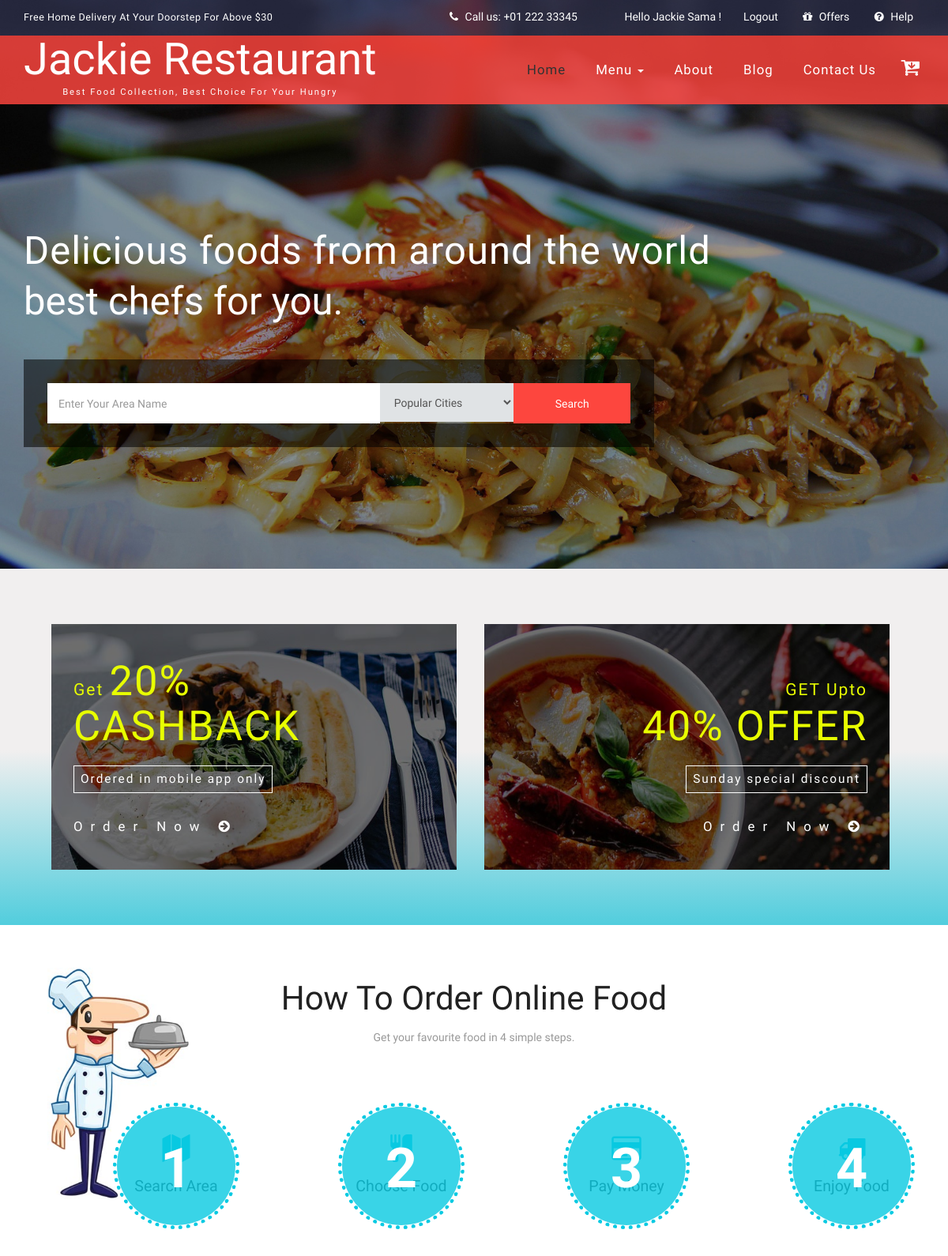
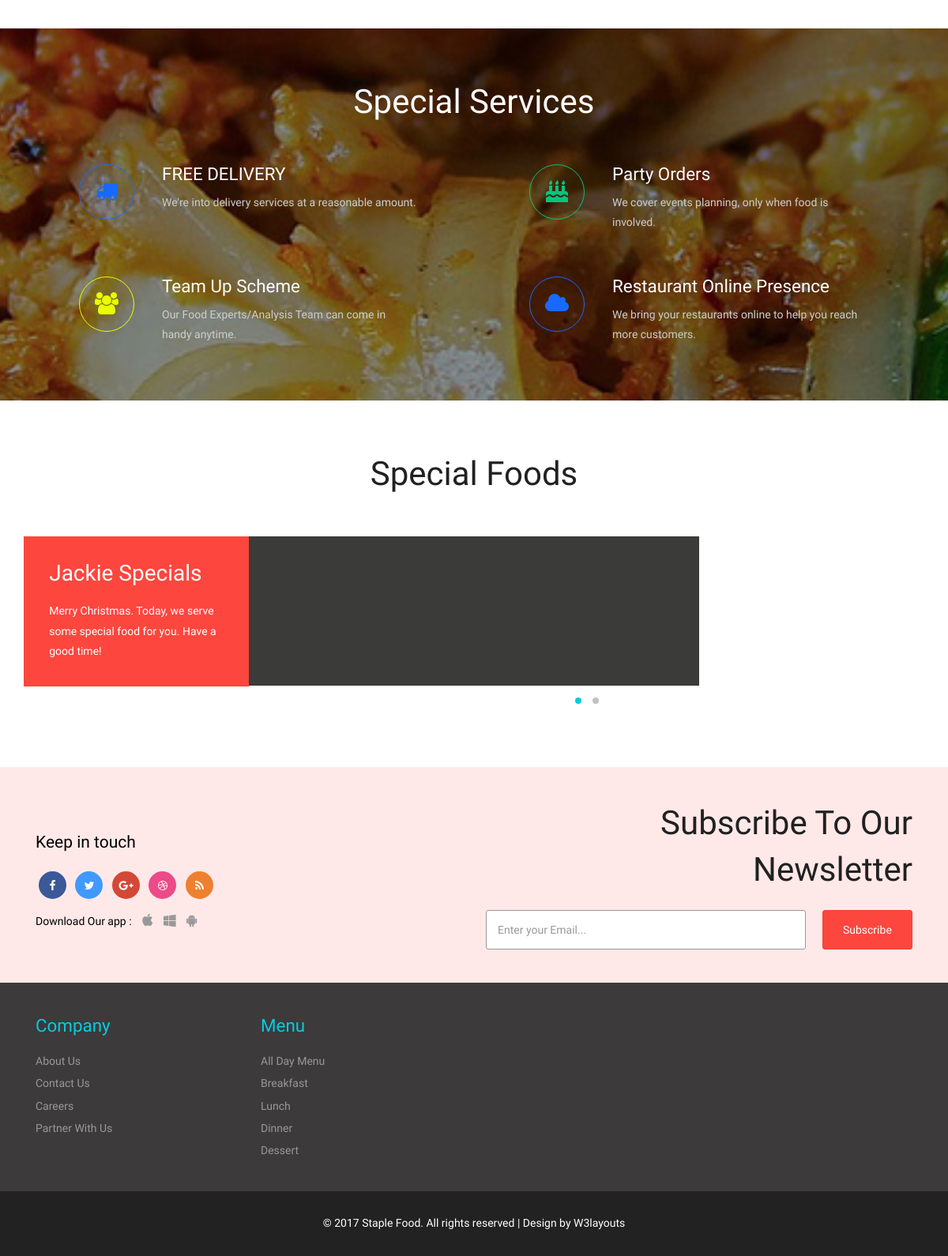
/ (signed in), run on the app's committed database (2 pictures, top to bottom).
### tables this page shows
CREATE TABLE `products` (
  `id` int(11) NOT NULL,
  `product_name` varchar(50) NOT NULL,
  `product_code` varchar(10) NOT NULL,
  `description` text NOT NULL,
  `image` varchar(50) NOT NULL,
  `cost` varchar(10) NOT NULL,
  `category_id` int(11) NOT NULL
);

CREATE TABLE `categories` (
  `id` int(11) NOT NULL,
  `name` varchar(50) NOT NULL
);

### index.php (the view, shortened to what this page needs)
<!DOCTYPE html>
<html lang="en">
<head>
<link href="css/bootstrap.css" type="text/css" rel="stylesheet" media="all">
<link href="css/style.css" type="text/css" rel="stylesheet" media="all">
<link href="css/font-awesome.css" rel="stylesheet">
<link rel="stylesheet" href="css/owl.carousel.css" type="text/css" media="all"/>
</head>
<body>
	<div class="banner">
		<div class="header">
			<div class="w3ls-header">
				<div class="container">
					<div class="w3ls-header-left">
						<p>Free home delivery at your doorstep For Above $30</p>
					</div>
					<div class="w3ls-header-right">
						<ul>
							<li class="head-dpdn">
								<i class="fa fa-phone" aria-hidden="true"></i> Call us: +01 222 33345
							</li>
							<li class="head-dpdn">
								<?php
   									if( (!( isset( $_SESSION['login_status']))) || ($_SESSION['login_status'] != "ready")) {
								        echo '<a href="loginadm.php"><i class="fa fa-sign-in" aria-hidden="true"></i> Login</a>';
								        echo '</li>';
								        echo '<li class="head-dpdn">';
								        echo '<a href="register.php"><i class="fa fa-user-plus" aria-hidden="true"></i> Signup</a>';
								    }
								    else{
								    	echo "<li>Hello ".$_SESSION["name"]." !</li>";
								        echo '<li><a href="logout.php">Logout</a></li>';
								    }
								?>
							</li>
							<li class="head-dpdn">
								<a href="offers.php"><i class="fa fa-gift" aria-hidden="true"></i> Offers</a>
							</li>
							<li class="head-dpdn">
								<a href="help.php"><i class="fa fa-question-circle" aria-hidden="true"></i> Help</a>
							</li>
						</ul>
					</div>
					<div class="clearfix"> </div>
				</div>
			</div>
			<div class="navigation agiletop-nav">
				<div class="container">
					<nav class="navbar navbar-default">
						<div class="navbar-header w3l_logo">
							<h1><a href="index.php">Jackie Restaurant<span>Best Food Collection, Best Choice For Your Hungry</span></a></h1>
						</div>
						<div class="collapse navbar-collapse" id="bs-megadropdown-tabs">
							<ul class="nav navbar-nav navbar-right">
								<li><a href="index.php" class="active">Home</a></li>
								<li class="dropdown">
									<a href="#" class="dropdown-toggle" data-toggle="dropdown">Menu <b class="caret"></b></a>
								</li>
								<li><a href="about.php">About</a></li>
								<li><a href="blog.php">Blog</a></li>
								<li><a href="contact.php">Contact Us</a></li>
							</ul>
						</div>
						<div class="cart cart box_1">
							<form action="#" method="post" class="last">
								<button class="w3view-cart" type="submit" name="submit" value=""><i class="fa fa-cart-arrow-down" aria-hidden="true"></i></button>
							</form>
						</div>
					</nav>
				</div>
			</div>
		</div>
		<div class="banner-text">
			<div class="container">
				<h2>Delicious foods from around the world <br> <span>Best Chefs For you.</span></h2>
				<div class="agileits_search">
					<form action="#" method="post">
						<input name="Search" type="text" placeholder="Enter Your Area Name" required="">
						<select id="agileinfo_search" name="agileinfo_search" required="">
							<option value="">Popular Cities</option>
						</select>
						<input type="submit" value="Search">
					</form>
				</div>
			</div>
		</div>
	</div>
	<div class="add-products">
		<div class="container">
			<div class="add-products-row">
				<div class="w3ls-add-grids">
					<a href="menu.php">
						<h4>Get <span>20%<br>Cashback</span></h4>
						<h5>Ordered in mobile app only </h5>
						<h6>Order Now <i class="fa fa-arrow-circle-right" aria-hidden="true"></i></h6>
					</a>
				</div>
				<div class="w3ls-add-grids w3ls-add-grids-right">
					<a href="menu.php">
						<h4>GET Upto<span><br>40% Offer</span></h4>
						<h5>Sunday special discount</h5>
						<h6>Order Now <i class="fa fa-arrow-circle-right" aria-hidden="true"></i></h6>
					</a>
				</div>
				<div class="clearfix"> </div>
			</div>
		</div>
	</div>
	<div class="wthree-order">
		<img src="images/i2.jpg" class="w3order-img" alt=""/>
		<div class="container">
			<h3 class="w3ls-title">How To Order Online Food</h3>
			<p class="w3lsorder-text">Get your favourite food in 4 simple steps.</p>
			<div class="order-agileinfo">
				<div class="col-md-3 col-sm-3 col-xs-6 order-w3lsgrids">
					<div class="order-w3text">
						<i class="fa fa-map" aria-hidden="true"></i>
						<h5>Search Area</h5>
						<span>1</span>
					</div>
				</div>
				<div class="col-md-3 col-sm-3 col-xs-6 order-w3lsgrids">
					<div class="order-w3text">
						<i class="fa fa-cutlery" aria-hidden="true"></i>
						<h5>Choose Food</h5>
						<span>2</span>
					</div>
				</div>
				<div class="col-md-3 col-sm-3 col-xs-6 order-w3lsgrids">
					<div class="order-w3text">
						<i class="fa fa-credit-card" aria-hidden="true"></i>
						<h5>Pay Money</h5>
						<span>3</span>
					</div>
				</div>
				<div class="col-md-3 col-sm-3 col-xs-6 order-w3lsgrids">
					<div class="order-w3text">
						<i class="fa fa-truck" aria-hidden="true"></i>
						<h5>Enjoy Food</h5>
						<span>4</span>
					</div>
				</div>
				<div class="clearfix"> </div>
			</div>
		</div>
	</div>
	<div class="w3agile-deals">
		<div class="container">
			<h3 class="w3ls-title">Special Services</h3>
			<div class="dealsrow">
				<div class="col-md-6 col-sm-6 deals-grids">
					<div class="deals-left">
						<i class="fa fa-truck" aria-hidden="true"></i>
					</div>
					<div class="deals-right">
						<h4>FREE DELIVERY</h4>
						<p>We're into delivery services at a reasonable amount.</p>
					</div>
					<div class="clearfix"> </div>
				</div>
				<div class="col-md-6 col-sm-6 deals-grids">
					<div class="deals-left">
						<i class="fa fa-birthday-cake" aria-hidden="true"></i>
					</div>
					<div class="deals-right">
						<h4>Party Orders</h4>
						<p>We cover events planning, only when food is involved.</p>
					</div>
					<div class="clearfix"> </div>
				</div>
				<div class="col-md-6 col-sm-6 deals-grids">
					<div class="deals-left">
						<i class="fa fa-users" aria-hidden="true"></i>
					</div>
					<div class="deals-right">
						<h4>Team up Scheme</h4>
						<p>Our Food Experts/Analysis Team can come in handy anytime.</p>
					</div>
					<div class="clearfix"> </div>
				</div>
				<div class="col-md-6 col-sm-6 deals-grids">
					<div class="deals-left">
						<i class="fa fa-cloud" aria-hidden="true"></i>
					</div>
					<div class="deals-right">
						<h4>Restaurant Online Presence</h4>
						<p>We bring your restaurants online to help you reach more customers.</p>
					</div>
					<div class="clearfix"> </div>
				</div>
				<div class="clearfix"> </div>
			</div>
		</div>
	</div>
	<div class="w3agile-spldishes">
		<div class="container">
			<h3 class="w3ls-title">Special Foods</h3>
			<div class="spldishes-agileinfo">
				<div class="col-md-3 spldishes-w3left">
					<h5 class="w3ltitle">Jackie Specials</h5>
					<p>Merry Christmas. Today, we serve some special food for you. Have a good time! </p>
				</div>
				<div class="col-md-9 spldishes-grids">
					<div id="owl-demo" class="owl-carousel text-center agileinfo-gallery-row">
						<?php
						require 'database-config.php';
						$sql = "SELECT products.id, product_name, product_code, description, categories.name as category, cost, image from products, categories WHERE products.category_id = categories.id ORDER BY RAND() LIMIT 5";
						$result = mysqli_query($conn, $sql);
					    if (mysqli_num_rows($result) > 0) {
							while($row = mysqli_fetch_assoc($result)) {
								echo '<a href="products.php" class="item g1">';
								echo '<img class="lazyOwl" src="'.$row["image"].'" title="Our latest gallery" alt=""/>';
								echo '</a>';
								}
							}
							else {
								echo "0 result !";
							}
						?>
					</div>
				</div>
			</div>
		</div>
	</div>
<?php
include 'footer.php';
?>

### footer.php (shortened to what this page needs)
	<div class="subscribe agileits-w3layouts">
		<div class="container">
			<div class="col-md-6 social-icons w3-agile-icons">
				<h4>Keep in touch</h4>
				<ul>
					<li><a href="#" class="fa fa-facebook icon facebook"> </a></li>
					<li><a href="#" class="fa fa-twitter icon twitter"> </a></li>
					<li><a href="#" class="fa fa-google-plus icon googleplus"> </a></li>
					<li><a href="#" class="fa fa-dribbble icon dribbble"> </a></li>
					<li><a href="#" class="fa fa-rss icon rss"> </a></li>
				</ul>
				<ul class="apps">
					<li><h4>Download Our app : </h4> </li>
					<li><a href="#" class="fa fa-apple"></a></li>
					<li><a href="#" class="fa fa-windows"></a></li>
					<li><a href="#" class="fa fa-android"></a></li>
				</ul>
			</div>
			<div class="col-md-6 subscribe-right">
				<h3 class="w3ls-title">Subscribe to Our <br><span>Newsletter</span></h3>
				<form action="#" method="post">
					<input type="email" name="email" placeholder="Enter your Email..." required="">
					<input type="submit" value="Subscribe">
				</form>
				<img src="images/i1.png" class="sub-w3lsimg" alt=""/>
			</div>
			<div class="clearfix"> </div>
		</div>
	</div>
	<div class="footer agileits-w3layouts">
		<div class="container">
			<div class="w3_footer_grids">
				<div class="col-xs-6 col-sm-3 footer-grids w3-agileits">
					<h3>company</h3>
					<ul>
						<li><a href="about.php">About Us</a></li>
						<li><a href="contact.php">Contact Us</a></li>
						<li><a href="careers.php">Careers</a></li>
						<li><a href="help.php">Partner With Us</a></li>
					</ul>
				</div>
				<div class="col-xs-6 col-sm-3 footer-grids w3-agileits">
					<h3>Menu</h3>
					<ul>
						<li><a href="products.php">All Day Menu</a></li>
						<?php
                                require 'database-config.php';
                                $sql = "SELECT categories.id, categories.name, products.image FROM categories, products WHERE products.category_id = categories.id GROUP BY categories.id";
                                $result = mysqli_query($conn, $sql);
                                if (mysqli_num_rows($result) > 0) {
                                  while($row = mysqli_fetch_assoc($result)) {
                                        echo '<form action="products.php" method="GET">';
                                        echo '<li><a href="products.php?id='.$row["id"].'">'.$row["name"].'</a></li>';
                                        echo '</form>';
                                  }
                                }
                               ?>
					</ul>
				</div>
				<div class="clearfix"> </div>
			</div>
		</div>
	</div>
	<div class="copyw3-agile">
		<div class="container">
			<p>&copy; 2017 Staple Food. All rights reserved | Design by <a href="http://w3layouts.com/">W3layouts</a></p>
		</div>
	</div>
</body>
</html>

### data on the page
products: image (picture)
products: image (picture)
categories: name "Breakfast"
categories: name "Lunch"
categories: name "Dinner"
categories: name "Dessert"

### other printed values
$_SESSION["name"] "Jackie Sama"
